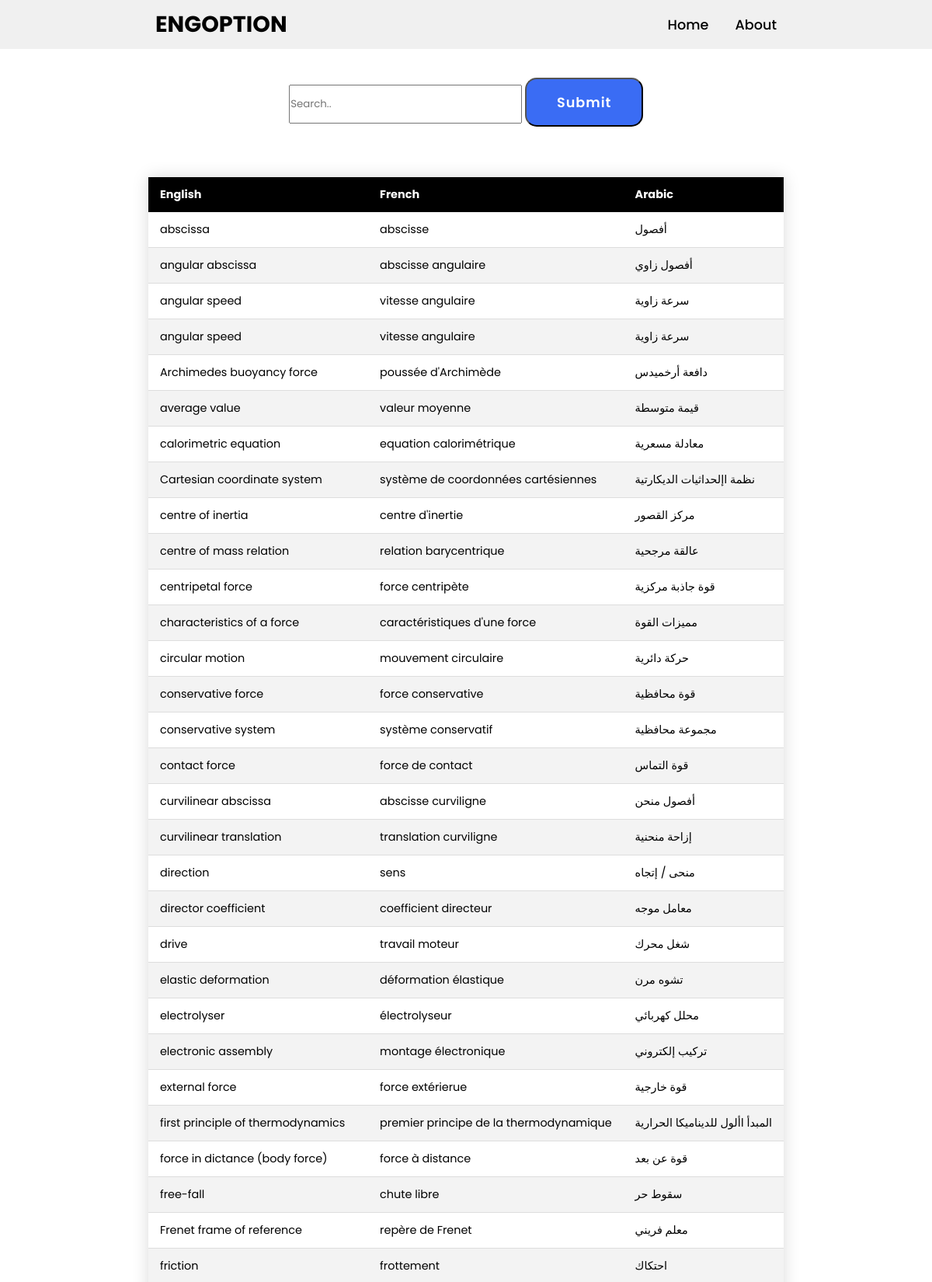
The app's page /pc/mechanics/ (upper part) with its own data.
### app/models.py (models this page shows, shortened)
class PCWord(models.Model):
    fields = [
        ('General','General'),
        ('Electricity','Electricity'),
        ('Optics','Optics'),
        ('Waves','Waves'),
        ('Nuclear transformation','Nuclear transformation'),
        ('Matter','Matter'),
        ('Measurements in chemistry','Measurements in chemistry'),
        ('Mechanics','Mechanics'),
        ('Chemical reactions','Chemical reactions'),
        ('Organic chemistry','Organic chemistry'),
    ]
    english = models.CharField(max_length=100)
    french = models.CharField(max_length=100)
    arabic = models.CharField(max_length=100)
    field = models.CharField(max_length=100,null=True,blank=True,choices=fields)

### app/views.py (the view)
# urls.py: path('pc/mechanics/',pc_mechanics,name="mechanics"),
def pc_mechanics(request):
    mechanic_words = PCWord.objects.all().filter(field='Mechanics')
    context = {
        'mechanic_words':mechanic_words
    }
    return render(request,'mechanics.html',context)

### app/templates/mechanics.html (shortened to what this page needs)
{% extends 'base.html' %}
{% load static %}
{% block body %}
<br>
<br>
<br>
<br>
<center>
<div class="search-container">
    <form action="" method="GET">
        <input style="width:300px; height:50px" type="text" placeholder="Search.." name="search">
        <button class="main-btn" type="submit">Submit</button>
    </form>
</div>
<table class="styled-table">
    <thead>
        <tr>
            <th>English</th>
            <th>French</th>
            <th>Arabic</th>
        </tr>
    </thead>
    <tbody>
        {% for word in mechanic_words %}
        <tr>
            <td>{{word.english}}</td>
            <td>{{word.french}}</td>
            <td>{{word.arabic}}</td>
        </tr>
        {% endfor %}
    </tbody>
</table>
</center>
{% endblock %}

### app/templates/base.html (shortened to what this page needs)
{% load static %}
<!DOCTYPE html>
<html lang="en">
<head>
    <link rel="stylesheet" href="{% static 'css/style.css' %}">
</head>
<body>
    <header>
        <a href="{% url 'home' %}" class="logo">EngOption</a>
        <nav class="navigation">
            <a href="{% url 'home' %}">Home</a>
            <a href="#projects">About</a>
        </nav>
    </header>
{% block body %}
{% endblock %}
</body>
</html>

### static/css/style.css (style rules this page uses)
* { font-family: 'Poppins', sans-serif; margin: 0; padding: 0; box-sizing: border-box; scroll-behavior: smooth; }
header { background-color: #f0f0f0; width: 100%; position: fixed; z-index: 999; display: flex; justify-content: space-between; align-items: center; padding: 10px 200px ; }
.logo { text-decoration: none; color: black; text-transform: uppercase; font-weight: 700; font-size: 1.8em; }
.navigation a { color: black; text-decoration: none; font-size: 1.1em; font-weight: 500; padding-left: 30px; }
.main-btn { color: #fff; background-color: #3a6cf4; text-decoration: none; font-size: 1.1em; font-weight: 600; display: inline-block; padding: 0.9375em 2.1875em; letter-spacing: 1px; border-radius: 15px; margin-bottom: 40px; transition: 0.7s ease; }

### app/templates/mechanics.html (style rules this page uses)
.styled-table { border-collapse: collapse; margin: 25px 0; font-size: 0.9em; font-family: sans-serif; min-width: 400px; box-shadow: 0 0 20px rgba(0, 0, 0, 0.15); }
.styled-table thead tr { background-color: black; color: #ffffff; text-align: left; }
.styled-table th, .styled-table td { padding: 12px 15px; }
.styled-table tbody tr { border-bottom: 1px solid #dddddd; }
.styled-table tbody tr:nth-of-type(even) { background-color: #f3f3f3; }

### records on screen
PCWord: english "abscissa", french "abscisse", arabic "أفصول"
PCWord: english "angular abscissa", french "abscisse angulaire", arabic "أفصول زاوي"
PCWord: english "angular speed", french "vitesse angulaire", arabic "سرعة زاوية"
PCWord: english "angular speed", french "vitesse angulaire", arabic "سرعة زاوية"
PCWord: english "Archimedes buoyancy force", french "poussée d'Archimède", arabic "دافعة أرخميدس"
PCWord: english "average value", french "valeur moyenne", arabic "قيمة متوسطة"
PCWord: english "calorimetric equation", french "equation calorimétrique", arabic "معادلة مسعرية"
PCWord: english "Cartesian coordinate system", french "système de coordonnées cartésiennes", arabic "نظمة اإلحداثيات الديكارتية"
PCWord: english "centre of inertia", french "centre d'inertie", arabic "مركز القصور"
PCWord: english "centre of mass relation", french "relation barycentrique", arabic "عالقة مرجحية"
PCWord: english "centripetal force", french "force centripète", arabic "قوة جاذبة مركزية"
PCWord: english "characteristics of a force", french "caractéristiques d'une force", arabic "مميزات القوة"
PCWord: english "circular motion", french "mouvement circulaire", arabic "حركة دائرية"
PCWord: english "conservative force", french "force conservative", arabic "قوة محافظية"
PCWord: english "conservative system", french "système conservatif", arabic "مجموعة محافظية"
PCWord: english "contact force", french "force de contact", arabic "قوة التماس"
PCWord: english "curvilinear abscissa", french "abscisse curviligne", arabic "أفصول منحن"
PCWord: english "curvilinear translation", french "translation curviligne", arabic "إزاحة منحنية"
PCWord: english "direction", french "sens", arabic "منحى / إتجاه"
PCWord: english "director coefficient", french "coefficient directeur", arabic "معامل موجه"
PCWord: english "drive", french "travail moteur", arabic "شغل محرك"
PCWord: english "elastic deformation", french "déformation élastique", arabic "تشوه مرن"
PCWord: english "electrolyser", french "électrolyseur", arabic "محلل كهربائي"
PCWord: english "electronic assembly", french "montage électronique", arabic "تركيب إلكتروني"
PCWord: english "external force", french "force extérierue", arabic "قوة خارجية"
PCWord: english "first principle of thermodynamics", french "premier principe de la thermodynamique", arabic "المبدأ األول للديناميكا الحرارية"
PCWord: english "force in dictance (body force)", french "force à distance", arabic "قوة عن بعد"
PCWord: english "free-fall", french "chute libre", arabic "سقوط حر"
PCWord: english "Frenet frame of reference", french "repère de Frenet", arabic "معلم فريني"
PCWord: english "friction", french "frottement", arabic "احتكاك"
